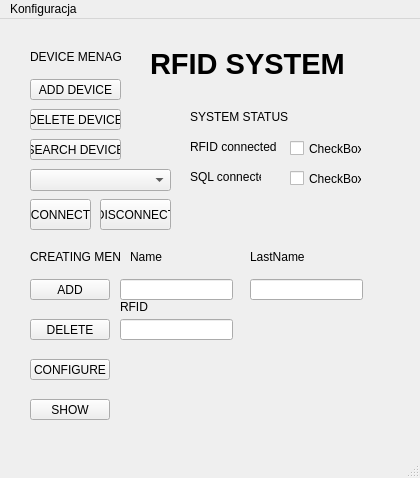
<?xml version="1.0" encoding="UTF-8"?>
<ui version="4.0">
 <class>MainWindow</class>
 <widget class="QMainWindow" name="MainWindow">
  <property name="geometry">
   <rect>
    <x>0</x>
    <y>0</y>
    <width>420</width>
    <height>478</height>
   </rect>
  </property>
  <property name="windowTitle">
   <string>MainWindow</string>
  </property>
  <widget class="QWidget" name="centralwidget">
   <widget class="QLabel" name="RFID_SYSTEM_LABEL">
    <property name="geometry">
     <rect>
      <x>150</x>
      <y>20</y>
      <width>251</width>
      <height>51</height>
     </rect>
    </property>
    <property name="text">
     <string>&lt;html&gt;&lt;head/&gt;&lt;body&gt;&lt;p&gt;&lt;span style=&quot; font-size:22pt; font-weight:600;&quot;&gt;RFID SYSTEM&lt;/span&gt;&lt;/p&gt;&lt;/body&gt;&lt;/html&gt;</string>
    </property>
   </widget>
   <widget class="QLabel" name="RFID_CONNECTED">
    <property name="geometry">
     <rect>
      <x>190</x>
      <y>120</y>
      <width>91</width>
      <height>16</height>
     </rect>
    </property>
    <property name="text">
     <string>RFID connected</string>
    </property>
   </widget>
   <widget class="QCheckBox" name="RFID_Box">
    <property name="geometry">
     <rect>
      <x>290</x>
      <y>120</y>
      <width>72</width>
      <height>19</height>
     </rect>
    </property>
    <property name="text">
     <string>CheckBox</string>
    </property>
   </widget>
   <widget class="QLabel" name="label">
    <property name="geometry">
     <rect>
      <x>190</x>
      <y>90</y>
      <width>111</width>
      <height>16</height>
     </rect>
    </property>
    <property name="text">
     <string>SYSTEM STATUS</string>
    </property>
   </widget>
   <widget class="QPushButton" name="ADD_button">
    <property name="geometry">
     <rect>
      <x>30</x>
      <y>260</y>
      <width>80</width>
      <height>21</height>
     </rect>
    </property>
    <property name="cursor">
     <cursorShape>PointingHandCursor</cursorShape>
    </property>
    <property name="text">
     <string>ADD</string>
    </property>
   </widget>
   <widget class="QLabel" name="label_2">
    <property name="geometry">
     <rect>
      <x>30</x>
      <y>230</y>
      <width>91</width>
      <height>16</height>
     </rect>
    </property>
    <property name="text">
     <string>CREATING MENU</string>
    </property>
   </widget>
   <widget class="QPushButton" name="DELETE_button">
    <property name="geometry">
     <rect>
      <x>30</x>
      <y>300</y>
      <width>80</width>
      <height>21</height>
     </rect>
    </property>
    <property name="cursor">
     <cursorShape>PointingHandCursor</cursorShape>
    </property>
    <property name="text">
     <string>DELETE</string>
    </property>
   </widget>
   <widget class="QPushButton" name="CONFIGURE_Button">
    <property name="geometry">
     <rect>
      <x>30</x>
      <y>340</y>
      <width>80</width>
      <height>21</height>
     </rect>
    </property>
    <property name="cursor">
     <cursorShape>PointingHandCursor</cursorShape>
    </property>
    <property name="text">
     <string>CONFIGURE</string>
    </property>
   </widget>
   <widget class="QPushButton" name="SHOW_button">
    <property name="geometry">
     <rect>
      <x>30</x>
      <y>380</y>
      <width>80</width>
      <height>21</height>
     </rect>
    </property>
    <property name="cursor">
     <cursorShape>PointingHandCursor</cursorShape>
    </property>
    <property name="text">
     <string>SHOW</string>
    </property>
   </widget>
   <widget class="QLabel" name="label_3">
    <property name="geometry">
     <rect>
      <x>30</x>
      <y>30</y>
      <width>91</width>
      <height>16</height>
     </rect>
    </property>
    <property name="text">
     <string>DEVICE MENAGER</string>
    </property>
   </widget>
   <widget class="QPushButton" name="ADD_Device">
    <property name="geometry">
     <rect>
      <x>30</x>
      <y>60</y>
      <width>91</width>
      <height>21</height>
     </rect>
    </property>
    <property name="text">
     <string>ADD DEVICE</string>
    </property>
   </widget>
   <widget class="QPushButton" name="DELETE_Device">
    <property name="geometry">
     <rect>
      <x>30</x>
      <y>90</y>
      <width>91</width>
      <height>21</height>
     </rect>
    </property>
    <property name="text">
     <string>DELETE DEVICE</string>
    </property>
   </widget>
   <widget class="QLabel" name="SQL_Label">
    <property name="geometry">
     <rect>
      <x>190</x>
      <y>150</y>
      <width>71</width>
      <height>16</height>
     </rect>
    </property>
    <property name="text">
     <string>SQL connected</string>
    </property>
   </widget>
   <widget class="QCheckBox" name="SQL_Box">
    <property name="geometry">
     <rect>
      <x>290</x>
      <y>150</y>
      <width>72</width>
      <height>19</height>
     </rect>
    </property>
    <property name="text">
     <string>CheckBox</string>
    </property>
    <property name="checked">
     <bool>false</bool>
    </property>
   </widget>
   <widget class="QLineEdit" name="Name">
    <property name="geometry">
     <rect>
      <x>120</x>
      <y>260</y>
      <width>113</width>
      <height>21</height>
     </rect>
    </property>
   </widget>
   <widget class="QLineEdit" name="LastName">
    <property name="geometry">
     <rect>
      <x>250</x>
      <y>260</y>
      <width>113</width>
      <height>21</height>
     </rect>
    </property>
   </widget>
   <widget class="QLabel" name="Name_Label">
    <property name="geometry">
     <rect>
      <x>130</x>
      <y>230</y>
      <width>91</width>
      <height>16</height>
     </rect>
    </property>
    <property name="text">
     <string>Name</string>
    </property>
   </widget>
   <widget class="QLabel" name="LastName_label">
    <property name="geometry">
     <rect>
      <x>250</x>
      <y>230</y>
      <width>91</width>
      <height>16</height>
     </rect>
    </property>
    <property name="text">
     <string>LastName</string>
    </property>
   </widget>
   <widget class="QLineEdit" name="RFID">
    <property name="geometry">
     <rect>
      <x>120</x>
      <y>300</y>
      <width>113</width>
      <height>21</height>
     </rect>
    </property>
   </widget>
   <widget class="QLabel" name="Name_Label_2">
    <property name="geometry">
     <rect>
      <x>120</x>
      <y>280</y>
      <width>91</width>
      <height>16</height>
     </rect>
    </property>
    <property name="text">
     <string>RFID</string>
    </property>
   </widget>
   <widget class="QComboBox" name="Device_Box">
    <property name="geometry">
     <rect>
      <x>30</x>
      <y>150</y>
      <width>141</width>
      <height>22</height>
     </rect>
    </property>
   </widget>
   <widget class="QPushButton" name="SEARCH_Device">
    <property name="geometry">
     <rect>
      <x>30</x>
      <y>120</y>
      <width>91</width>
      <height>21</height>
     </rect>
    </property>
    <property name="text">
     <string>SEARCH DEVICE</string>
    </property>
   </widget>
   <widget class="QPushButton" name="CONNECT">
    <property name="geometry">
     <rect>
      <x>30</x>
      <y>180</y>
      <width>61</width>
      <height>31</height>
     </rect>
    </property>
    <property name="text">
     <string>CONNECT</string>
    </property>
   </widget>
   <widget class="QPushButton" name="DISCONNECT">
    <property name="geometry">
     <rect>
      <x>100</x>
      <y>180</y>
      <width>71</width>
      <height>31</height>
     </rect>
    </property>
    <property name="text">
     <string>DISCONNECT</string>
    </property>
   </widget>
  </widget>
  <widget class="QMenuBar" name="menubar">
   <property name="geometry">
    <rect>
     <x>0</x>
     <y>0</y>
     <width>420</width>
     <height>20</height>
    </rect>
   </property>
   <widget class="QMenu" name="menuKonfiguracja">
    <property name="title">
     <string>Konfiguracja </string>
    </property>
    <addaction name="actionDodaj_Urz_dzenie"/>
   </widget>
   <addaction name="menuKonfiguracja"/>
  </widget>
  <widget class="QStatusBar" name="statusbar"/>
  <action name="actionDodaj_Urz_dzenie">
   <property name="text">
    <string>Dodaj Urządzenie</string>
   </property>
  </action>
 </widget>
 <resources/>
 <connections/>
</ui>
